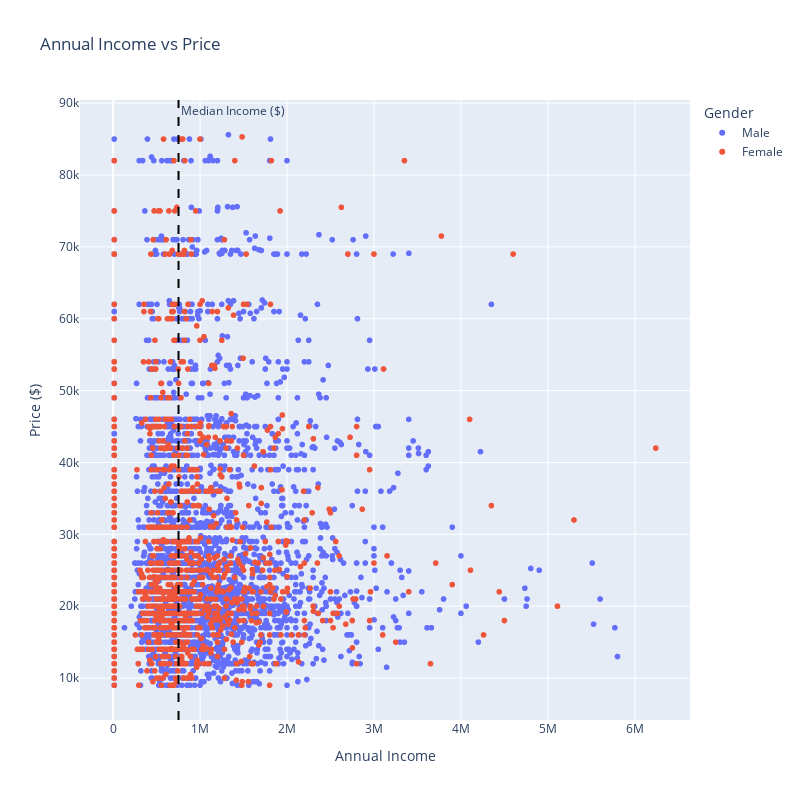

The code cell stored with this chart in its notebook:
### Markdown cell above
Построим scatter plot для дохода семьи и стоимости автомобиля,
отметим разными цветами гендер человека.

### Code cell
fig = px.scatter(
    df,
    x="Annual Income",
    y="Price ($)",
    color="Gender",
    title="Annual Income vs Price",
    width=800,
    height=800,
)
fig.add_vline(
    x=df["Annual Income"].median(),
    annotation_text="Median Income ($)",
    line=dict(color="black", dash="dash", width=2),
)

fig.show()

### Figure 1 — Plotly figure (JSON) as saved in the notebook; plotly's stock layout.template omitted (floating-point values rounded to 4 significant figures; data arrays with more than 128 entries replaced by an {"elided": "..."} marker saying what was removed)
{"data": [{"hovertemplate": "Gender=Male<br>Annual Income=%{x}<br>Price ($)=%{y}<extra></extra>", "legendgroup": "Male", "marker": {"color": "#636efa", "symbol": "circle"}, "mode": "markers", "name": "Male", "showlegend": true, "type": "scattergl", "x": {"elided": "3822 int values"}, "xaxis": "x", "y": {"elided": "3822 int values"}, "yaxis": "y"}, {"hovertemplate": "Gender=Female<br>Annual Income=%{x}<br>Price ($)=%{y}<extra></extra>", "legendgroup": "Female", "marker": {"color": "#EF553B", "symbol": "circle"}, "mode": "markers", "name": "Female", "showlegend": true, "type": "scattergl", "x": {"elided": "1179 int values"}, "xaxis": "x", "y": {"elided": "1179 int values"}, "yaxis": "y"}], "layout": {"annotations": [{"showarrow": false, "text": "Median Income ($)", "x": 752500, "xanchor": "left", "xref": "x", "y": 1, "yanchor": "top", "yref": "y domain"}], "height": 800, "legend": {"title": {"text": "Gender"}, "tracegroupgap": 0}, "shapes": [{"line": {"color": "black", "dash": "dash", "width": 2}, "type": "line", "x0": 752500, "x1": 752500, "xref": "x", "y0": 0, "y1": 1, "yref": "y domain"}], "title": {"text": "Annual Income vs Price"}, "width": 800, "xaxis": {"anchor": "y", "domain": [0, 1], "title": {"text": "Annual Income"}}, "yaxis": {"anchor": "x", "domain": [0, 1], "title": {"text": "Price ($)"}}}}
